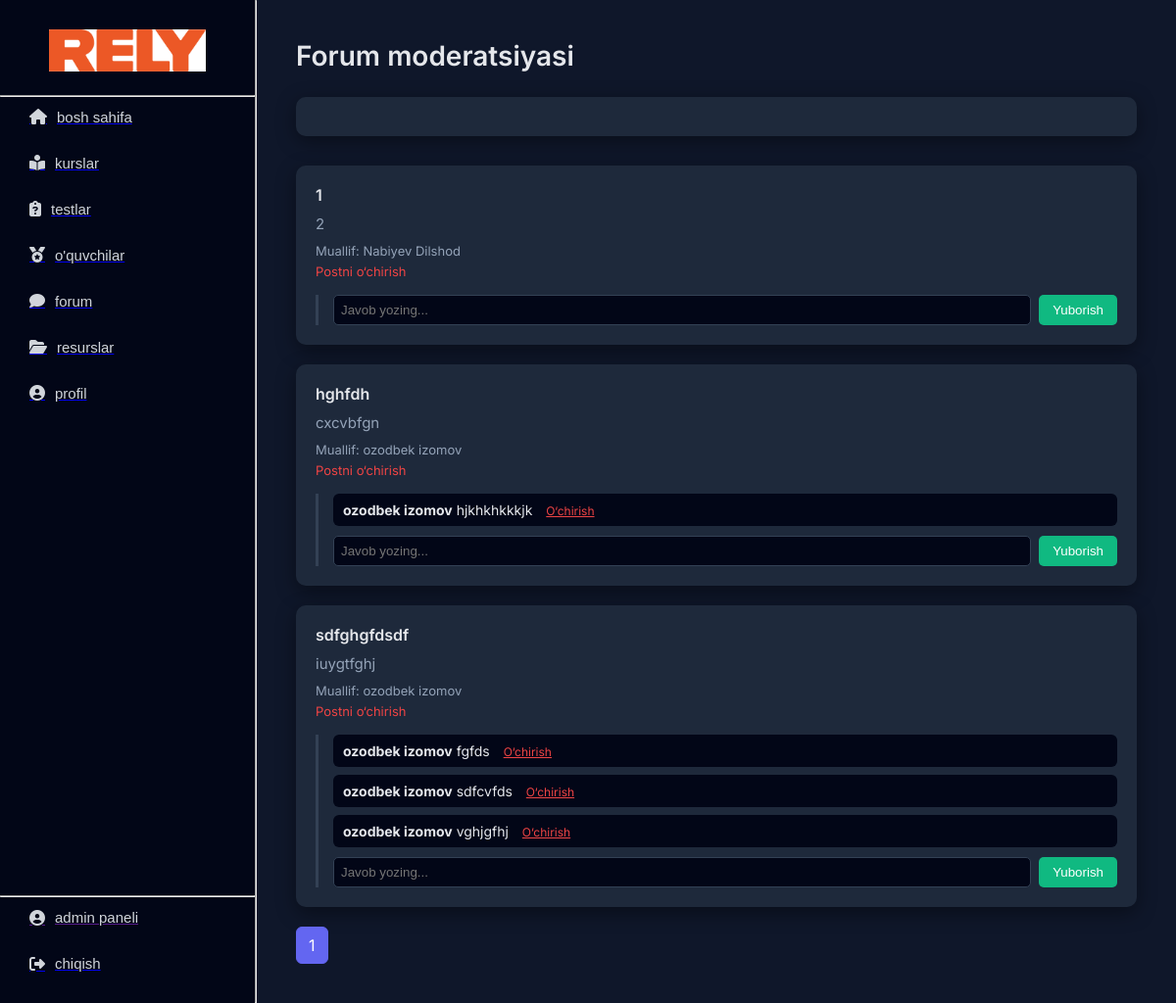
Page /admin/forum (signed in) on the committed database.
### tables this page shows
CREATE TABLE forum_posts(
    id INTEGER PRIMARY KEY AUTOINCREMENT,
    user_id INTEGER NOT NULL,
    title TEXT NOT NULL,
    content TEXT NOT NULL,
    created_at TEXT DEFAULT CURRENT_TIMESTAMP,
    FOREIGN KEY(user_id)
        REFERENCES users(id)
        ON DELETE CASCADE
);

CREATE TABLE users(
    id INTEGER PRIMARY KEY AUTOINCREMENT,
    login TEXT UNIQUE NOT NULL,
    password TEXT NOT NULL,
    full_name TEXT NOT NULL,
    number TEXT,
    role TEXT NOT NULL DEFAULT 'student',
    date TEXT DEFAULT CURRENT_TIMESTAMP
);

CREATE TABLE forum_comments(
    id integer primary key autoincrement,
    user_id integer not null,
    post_id integer not null,
    content text not null,
    created_at text default current_timestamp,
    foreign key(user_id) references users(id) on delete cascade,
    foreign key(post_id) references forum_posts(id) on delete cascade
);

### routes/forum.py (the view)
@bp.route("/admin/forum")
def admin_forum():
    if session.get("role") != "admin":
        return redirect("/login")
    page = request.args.get("page", 1, type=int)
    per_page = 10
    offset = (page - 1) * per_page
    with sqlite3.connect("database.db") as conn:
        c = conn.cursor()
        c.execute("""
        SELECT forum_posts.*, users.full_name
        FROM forum_posts
        JOIN users ON forum_posts.user_id = users.id
        ORDER BY forum_posts.id DESC
        LIMIT ? OFFSET ?
        """, (per_page, offset))
        posts = c.fetchall()
        c.execute("""
        SELECT forum_comments.*, users.full_name
        FROM forum_comments
        JOIN users ON forum_comments.user_id = users.id
        """)
        comments = c.fetchall()
        c.execute("SELECT COUNT(*) FROM forum_posts")
        total_posts = c.fetchone()[0]
    total_pages = (total_posts + per_page - 1) // per_page
    return render_template(
        "admin/forum.html",
        posts=posts,
        comments=comments,
        page=page,
        total_pages=total_pages
    )

### templates/admin/forum.html (shortened to what this page needs)
{% extends "admin_base.html" %}
{% block content %}
<div class="forum-container">
<div class="forum-title">
Forum moderatsiyasi
</div>
<div class="ask-box">
</div>
{% for post in posts %}
<div class="post">
<div class="post-author">
{{ post[2] }}
</div>
<div class="post-text">
{{ post[3] }}
</div>
<div class="post-meta">
Muallif: {{ post[5] }}
</div>
<a class="delete-post" href="/admin/forum/delete/post/{{ post[0] }}">
Postni o‘chirish
</a>
<div class="comment-section">
{% for comment in comments %}
{% if comment[2] == post[0] %}
<div class="comment">
<b>{{ comment[5] }}</b>
{{ comment[3] }}
<a href="/admin/forum/delete/comment/{{ comment[0] }}">
O‘chirish
</a>
</div>
{% endif %}
{% endfor %}
<form class="comment-form" action="/admin/forum/comment/{{ post[0] }}" method="post">
<input type="text" name="text" placeholder="Javob yozing..." required>
<button type="submit">
Yuborish
</button>
</form>
</div>
</div>
{% endfor %}
<div class="pagination">
{% for p in range(1, total_pages + 1) %}
<a href="?page={{ p }}"
class="{% if p == page %}active{% endif %}">
{{ p }}
</a>
{% endfor %}
</div>
</div>
{% endblock %}

### static/css/admin.css (style rules this page uses)
:root { --bg: #f4f6fb; --sidebar: #111827; --sidebar-hover: #1f2937; --primary: #4f46e5; --primary-light: #6366f1; --text: #1f2937; --text-light: #6b7280; --white: #ffffff; --border: #e5e7eb; --radius: 14px; }
* { margin: 0; padding: 0; box-sizing: border-box; }
body { font-family: 'Inter', sans-serif; background: var(--bg); color: var(--text); }
.pagination { display: flex; gap: 8px; margin-top: 20px; }
.pagination a { padding: 8px 12px; background: var(--white); border-radius: 6px; border: 1px solid var(--border); text-decoration: none; color: var(--text); transition: 0.2s ease; }
:root { --bg: #0f172a; --sidebar: #020617; --sidebar-hover: #1e293b; --primary: #6366f1; --primary-light: #818cf8; --text: #e5e7eb; --text-light: #94a3b8; --white: #1e293b; --border: #334155; }
body { background: var(--bg); color: var(--text); }

### templates/admin/forum.html (style rules this page uses)
.forum-container { max-width:900px; margin:auto; }
.forum-title { font-size:28px; margin-bottom:25px; font-weight:600; color: var(--text); }
.ask-box { background: var(--white); padding:20px; border-radius:10px; box-shadow:0 5px 20px rgba(0,0,0,0.4); margin-bottom:30px; }
.post { background: var(--white); padding:20px; border-radius:10px; box-shadow:0 6px 20px rgba(0,0,0,0.4); margin-bottom:20px; transition:.3s; }
.post-author { font-weight:600; font-size:16px; color: var(--text); }
.post-text { margin:10px 0; font-size:15px; color: var(--text-light); }
.post-meta { font-size:13px; color: var(--text-light); }
.delete-post { color:#ef4444; font-size:13px; text-decoration:none; margin-top:5px; display:inline-block; }
.comment-section { margin-top:15px; padding-left:15px; border-left:3px solid var(--border); }
.comment { background:#020617; padding:8px 10px; border-radius:6px; margin-bottom:8px; font-size:14px; color: var(--text); }
.comment b { color: var(--text); }
.comment a { color:#ef4444; font-size:12px; margin-left:10px; }
.comment-form { display:flex; gap:8px; margin-top:10px; }
.comment-form input { flex:1; padding:7px; border:1px solid var(--border); border-radius:5px; background:#020617; color:var(--text); }
.comment-form button { background:#10b981; border:none; color:white; padding:7px 14px; border-radius:5px; cursor:pointer; }
.pagination a { background: var(--white); border:1px solid var(--border); color: var(--text); }
.pagination a.active { background: var(--primary); color: white; border-color: var(--primary); }

### rows in the picture
forum_posts: title "1", content "2", full_name "Nabiyev Dilshod"
forum_posts: title "hghfdh", content "cxcvbfgn", full_name "ozodbek izomov"
forum_comments: full_name "ozodbek izomov", content "hjkhkhkkkjk"
forum_posts: title "sdfghgfdsdf", content "iuygtfghj", full_name "ozodbek izomov"
forum_comments: full_name "ozodbek izomov", content "fgfds"
forum_comments: full_name "ozodbek izomov", content "sdfcvfds"
forum_comments: full_name "ozodbek izomov", content "vghjgfhj"

### other values in the picture
{{ p }} "1"
